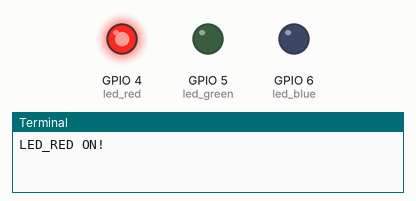
Recording of a program running on a simulated Raspberry Pi (BCM pin numbers). Parts: output pins drawn as LEDs (lit = HIGH), the last lines printed to the terminal. At 9.0 s the program stops and its outputs stay as they are.

Above: at 0.05 s.
At 0.65 s:
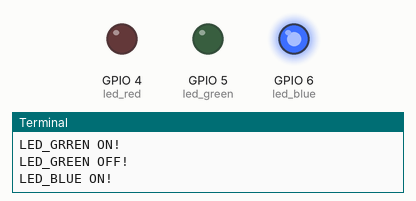
At 1.25 s:
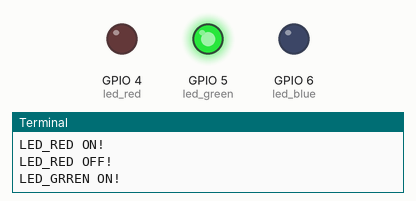
At 2.6 s:
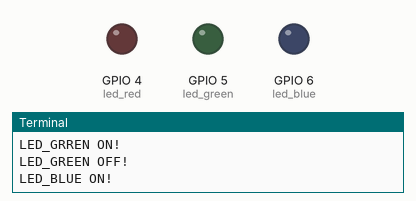
Timing chart, 0 to 3.0 s (numbered marks = the images above):
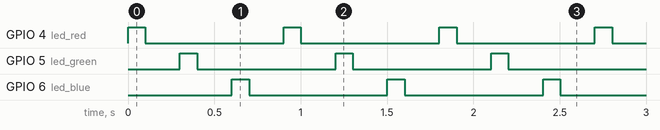

Measured:
- by itself, GPIO 4 (led_red), GPIO 5 (led_green), GPIO 6 (led_blue): alternates HIGH for 0.10 s and LOW for 0.80 s, 20 changes in all, then stays LOW
- by itself, everything shown: repeats every 0.90 s, in 6 steps

The program:

KYJmission01.py
```python
import RPi.GPIO as GPIO
import time

led_red = 4
led_green = 5
led_blue = 6

GPIO.setmode(GPIO.BCM)
GPIO.setwarnings(False)
GPIO.setup(led_red,GPIO.OUT)
GPIO.setup(led_green,GPIO.OUT)
GPIO.setup(led_blue,GPIO.OUT)

GPIO.output(led_red, False)
GPIO.output(led_green, False)
GPIO.output(led_blue, False)

for i in range(10):
	print("LED_RED ON!")
	GPIO.output(led_red,True)
	time.sleep(0.1)
	GPIO.output(led_red,False)
	time.sleep(0.1)
	print("LED_RED OFF!")
	time.sleep(0.1)
	print("LED_GRREN ON!")
	GPIO.output(led_green,True)
	time.sleep(0.1)
	GPIO.output(led_green,False)
	time.sleep(0.1)
	print("LED_GREEN OFF!")
	time.sleep(0.1)
	print("LED_BLUE ON!")
	GPIO.output(led_blue,True)
	time.sleep(0.1)
	GPIO.output(led_blue,False)
	time.sleep(0.1)
	print("LED_BLUE OFF")
	time.sleep(0.1)
GPIO.cleanup()
```
